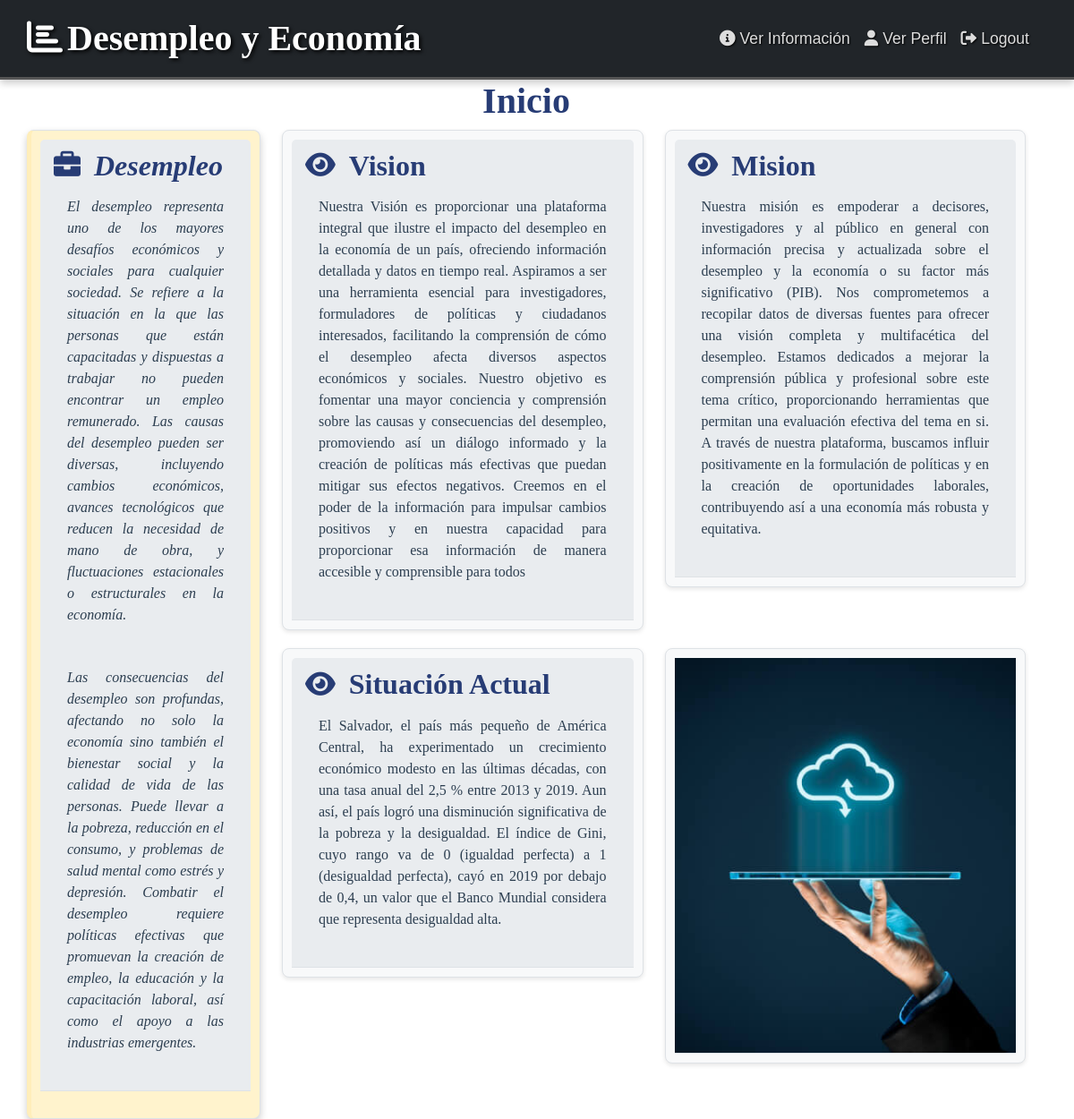
/home/, run on the app's committed database.
### tasks/models.py (models this page shows)
class Container(models.Model):
    title = models.CharField(max_length=255)
    content = models.TextField()
    image = models.ImageField(upload_to='images/', blank=True, null=True)
    user = models.ForeignKey(User, on_delete=models.CASCADE)

### tasks/views.py (the view)
# urls.py: 2. Add a URL to urlpatterns:  path('', views.home, name='home')
def home(request):
    containers = Container.objects.all()
    return render(request, 'home.html', {'containers': containers})

### tasks/templates/home.html (shortened to what this page needs)
{% extends 'base.html' %}
{% block content %}
<div class="container">
<div class="container">
    <div class="row">
        <div class="col-md-12">
            <h1>Inicio</h1>
        </div>
    </div>
    <div class="row">
        <div class="col-md-3">
            <div class="card notes-style">
                <div class="card-header">
                    <h2 class="centered-title"><span class="icon"><i class="fas fa-briefcase"></i></span>Desempleo</h2>
                    <p>
                        El desempleo representa uno de los mayores desafíos económicos y sociales para cualquier sociedad. Se refiere a la situación en la que las personas que están capacitadas y dispuestas a trabajar no pueden encontrar un empleo remunerado. Las causas del desempleo pueden ser diversas, incluyendo cambios económicos, avances tecnológicos que reducen la necesidad de mano de obra, y fluctuaciones estacionales o estructurales en la economía.
                    </p>
                    <p>
                        Las consecuencias del desempleo son profundas, afectando no solo la economía sino también el bienestar social y la calidad de vida de las personas. Puede llevar a la pobreza, reducción en el consumo, y problemas de salud mental como estrés y depresión. Combatir el desempleo requiere políticas efectivas que promuevan la creación de empleo, la educación y la capacitación laboral, así como el apoyo a las industrias emergentes.
                    </p>
                </div>
            </div>
        </div>
        <div class="col-md-9">
            <div class="row">
                {% for container in containers %}
                <div class="col-md-6">
                    <div class="card">
                        <div class="card-header"{% if not container.title and not container.content %}style="padding: 0;"{% endif %}>
                            {% if container.title or container.content %}
                            <h2 class="centered-title">
                                <span class="icon">
                                    {% if "Misión" in container.title %}
                                    <i class="fas fa-flag"></i>
                                {% elif "Visión" in container.title %}
                                    <i class="fas fa-binoculars"></i>
                                {% elif "Situacion Actual" in container.title %}
                                    <i class="fas fa-chart-line"></i>
                                {% else %}
                                    <i class="fas fa-eye"></i>
                                {% endif %}
                            </span>
                            {{ container.title }}
                        </h2>
                        <p>
                            {{ container.content }}
                        </p>
                        {% endif %}
                        {% if container.image %}
                            <img src="{{ container.image.url }}" alt="{{ container.title }}" style="width: 100%; height: auto; display: block;">
                        {% endif %}
                        </div>
                    </div>
                </div>
                {% if forloop.counter|divisibleby:2 %}
                 </div><div class="row">
              {% endif %}
               {% endfor %}
            </div>
        </div>
      </div>
    </div>
{% endblock %}

### tasks/templates/_navbar.html (style rules this page uses)
.container { padding-left: 0; }

### tasks/templates/home.html (style rules this page uses)
body { font-family: 'Times New Roman', serif; color: #2c3e50; }
h1 { color: #273c75; font-weight: bold; text-align: center; }
.card { background-color: #f8f9fa; border: 1px solid #dee2e6; border-radius: 8px; box-shadow: 0 2px 5px rgba(0,0,0,0.1); margin-bottom: 20px; padding: 10px; }
.card-header { background-color: #e9ecef; border-bottom: 1px solid #dee2e6; padding: 10px 15px; border-top-left-radius: 8px; border-top-right-radius: 8px; }
.icon { font-size: 30px; margin-right: 15px; color: #273c75; }
h2 { color: #273c75; font-weight: bold; margin: 0; display: inline-flex; align-items: center; }
p { padding: 15px; line-height: 1.5; text-align: justify; }
.notes-style { background-color: #fff3cd; border-left: 5px solid #ffeeba; font-style: italic; box-shadow: 0 4px 8px rgba(0,0,0,0.2); position: sticky; top: 20px; height: 100%; }
.centered-title { text-align: center; }

### data on the page
Container: title "Vision", content "Nuestra Visión es proporcionar una plataforma integral que ilustre el impacto del desempleo en la economía de un país, ofreciendo información detallada y datos en tiempo real. Aspiramos a ser una herramienta esencial para investigadores, formuladores de políticas y ciudadanos interesados, facilitando la comprensión de cómo el desempleo afecta diversos aspectos económicos y sociales. Nuestro objetivo es fomentar una mayor conciencia y comprensión sobre las causas y consecuencias del desempleo, promoviendo así un diálogo informado y la creación de políticas más efectivas que puedan mitigar sus efectos negativos. Creemos en el poder de la información para impulsar cambios positivos y en…"
Container: title "Mision", content "Nuestra misión es empoderar a decisores, investigadores y al público en general con información precisa y actualizada sobre el desempleo y la economía o su factor más significativo (PIB). Nos comprometemos a recopilar datos de diversas fuentes para ofrecer una visión completa y multifacética del desempleo. Estamos dedicados a mejorar la comprensión pública y profesional sobre este tema crítico, proporcionando herramientas que permitan una evaluación efectiva del tema en si. A través de nuestra plataforma, buscamos influir positivamente en la formulación de políticas y en la creación de oportunidades laborales, contribuyendo así a una economía más robusta y equitativa."
Container: title "Situación Actual", content "El Salvador, el país más pequeño de América Central, ha experimentado un crecimiento económico modesto en las últimas décadas, con una tasa anual del 2,5 % entre 2013 y 2019. Aun así, el país logró una disminución significativa de la pobreza y la desigualdad. El índice de Gini, cuyo rango va de 0 (igualdad perfecta) a 1 (desigualdad perfecta), cayó en 2019 por debajo de 0,4, un valor que el Banco Mundial considera que representa desigualdad alta."
Container: image (picture)
